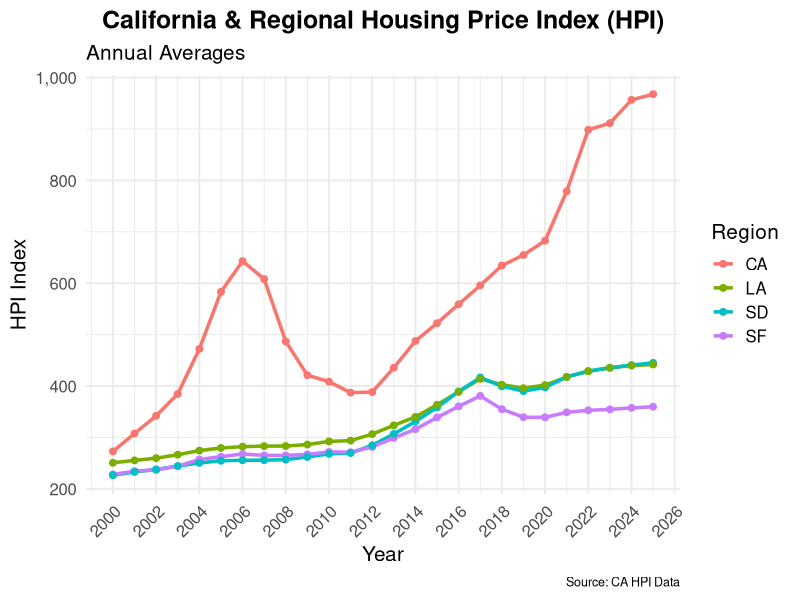

This figure's R source:
## ---- chunk 1
library(readr)
library(dplyr)
library(ggplot2)
library(scales)
library(lubridate)
library(tidyr)

# Load regional HPI data
hpi_data <- read_csv("data/CAHPI.csv")
hpi_data$Date <- mdy(hpi_data$Date)

# Group by year and calculate annual averages
hpi_yearly <- hpi_data %>%
  mutate(Year = year(Date)) %>%
  group_by(Year) %>%
  summarize(
    CA = mean(CASTHPI, na.rm = TRUE),
    SF = mean(`San Francisco HPI`, na.rm = TRUE),
    SD = mean(`San Diego HPI`, na.rm = TRUE),
    LA = mean(`Los Angeles HPI`, na.rm = TRUE)
  )

# Reshape into long format for multi-line plotting
hpi_long <- hpi_yearly %>%
  pivot_longer(cols = c("CA", "SF", "SD", "LA"),
               names_to = "Region",
               values_to = "HPI")

# Plot (NO smooth trend line)
ggplot(hpi_long, aes(x = Year, y = HPI, color = Region)) +
  geom_line(size = 1.2) +
  geom_point(size = 2) +
  scale_y_continuous(labels = comma) +
  scale_x_continuous(breaks = pretty(hpi_long$Year, n = 10)) +
  labs(
    title = "California & Regional Housing Price Index (HPI)",
    subtitle = "Annual Averages",
    x = "Year", y = "HPI Index",
    caption = "Source: CA HPI Data"
  ) +
  theme_minimal(base_size = 15) +
  theme(
    plot.title = element_text(face = "bold", hjust = 0.5),
    axis.text.x = element_text(angle = 45, hjust = 1),
    plot.caption = element_text(size = 9)
  )
